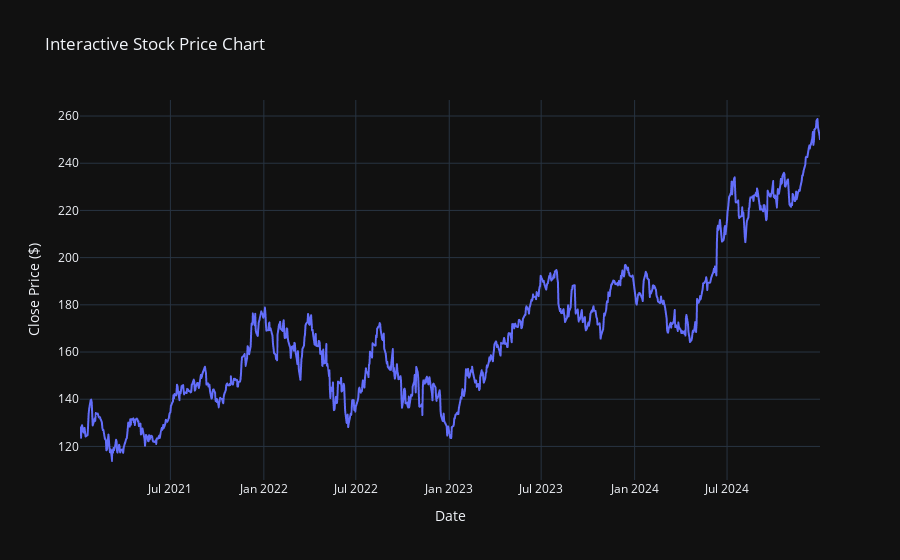

Here is the notebook cell this chart was saved with:
### Code cell
fig = px.line(df, x="market_date", y="close_price", title="Interactive Stock Price Chart",
              labels={"close_price": "Close Price ($)", "market_date": "Date"}, template="plotly_dark")

fig.show()

### Figure 1 — Plotly figure (JSON) as saved in the notebook; plotly's stock layout.template omitted (floating-point values rounded to 4 significant figures; data arrays with more than 128 entries replaced by an {"elided": "..."} marker saying what was removed)
{"data": [{"hovertemplate": "Date=%{x}<br>Close Price ($)=%{y}<extra></extra>", "legendgroup": "", "line": {"color": "#636efa", "dash": "solid"}, "marker": {"symbol": "circle"}, "mode": "lines", "name": "", "showlegend": false, "type": "scattergl", "x": {"elided": "1005 str values"}, "xaxis": "x", "y": {"elided": "1005 float values"}, "yaxis": "y"}], "layout": {"legend": {"tracegroupgap": 0}, "title": {"text": "Interactive Stock Price Chart"}, "xaxis": {"anchor": "y", "domain": [0, 1], "title": {"text": "Date"}}, "yaxis": {"anchor": "x", "domain": [0, 1], "title": {"text": "Close Price ($)"}}}}
